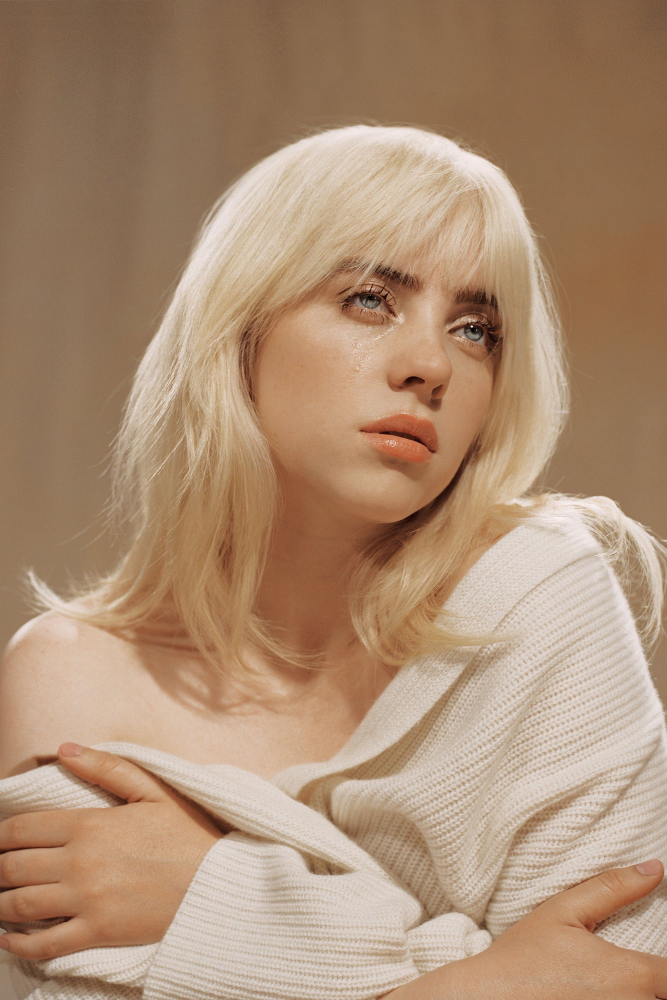
#> input picture Billie-Eilish-Happier-Than-Ever.jpeg, 2000 x 3000 px (shown at 1/3 size)
$ python main.py
#> lines starting #> are read from the running program, lines starting #| are printed output that depends on the picture
import numpy as np
from PIL import Image, ImageDraw, ImageFont, ImageOps
import sys

def image_to_ascii_art(image_path, output_path="ascii_output.png", font_size=12, density_scale="complex"):
#> called with image_path = 'Billie-Eilish-Happier-Than-Ever.jpeg', output_path = 'ascii_output.png', font_size = 10, density_scale = 'complex'
    RAMPS = {
        "simple": "@%#*+=-:. ",
        "complex": r"$@B%8&WM#*oahkbdpqwmZO0QLCJUYXzcvunxrjft/\|()1{}[]?-_+~<>i!lI;:,\"^`'. "
    }

    chars = RAMPS[density_scale]
    chars = chars[::-1]

    try:
        img = Image.open(image_path)
#> img is the input picture: PIL image 2000x3000 RGB; mean R, G, B 173.5, 142.7, 116.2
        char_width_aspect = 0.6

        orig_width, orig_height = img.size
#> orig_width = 2000; orig_height = 3000
        cols = int(orig_width / (font_size * char_width_aspect))
#> cols = 333
        rows = int(orig_height / font_size)
#> rows = 300

        print(f"Generating ASCII grid: {cols}x{rows}...")
#> (printed output is left out)

        img_small = img.resize((cols, rows), Image.Resampling.HAMMING)
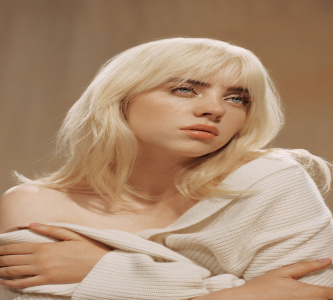
#> img_small: PIL image 333x300 RGB; mean R, G, B 173.5, 142.7, 116.2

        img_gray = img_small.convert("L")
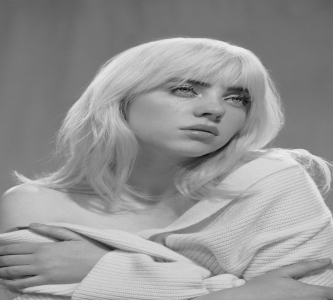
#> img_gray: PIL image 333x300 L; min 8, max 240, mean 148.9
        pixels = np.array(img_gray)

        pixel_indices = (pixels / 255 * (len(chars) - 1)).astype(int)

        out_width = int(cols * font_size * char_width_aspect)
#> out_width = 1998
        out_height = int(rows * font_size)
#> out_height = 3000

        output_image = Image.new("RGB", (out_width, out_height), "black")
#> output_image: PIL image 1998x3000 RGB; every value is 0
        draw = ImageDraw.Draw(output_image)

        try:
                font = ImageFont.truetype("Courier", font_size)
        except IOError:
            try:
                font = ImageFont.truetype("/usr/share/fonts/truetype/dejavu/DejaVuSansMono.ttf", font_size)
            except IOError:
                font = ImageFont.load_default()

        print("Rendering pixels to characters... (This might take a moment)")

        for r in range(rows):
            line_chars = ""
            for c in range(cols):
                char_idx = pixel_indices[r, c]
                char = chars[char_idx]

                draw.text(
                    (int(c * font_size * char_width_aspect), r * font_size),
                    char,
                    font=font,
                    fill=(255, 255, 255)
                )

        output_image.save(output_path)
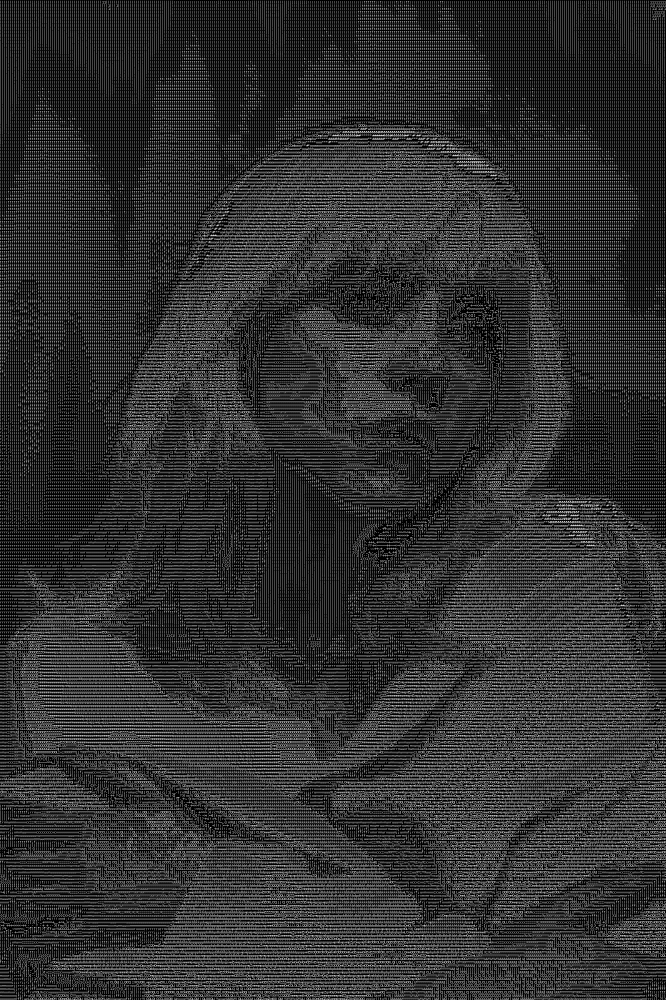
#> saved as ascii_output.png: PIL image 1998x3000 RGB (shown at 1/3 size); min 0, max 255, mean 49.5
        print(f"Success! Saved to {output_path}")

    except Exception as e:
        print(f"An error occurred: {e}")

if __name__ == "__main__":
    input_filename = "Billie-Eilish-Happier-Than-Ever.jpeg"

    if len(sys.argv) > 1:
        input_filename = sys.argv[1]

    image_to_ascii_art(input_filename, density_scale="complex", font_size=10)
